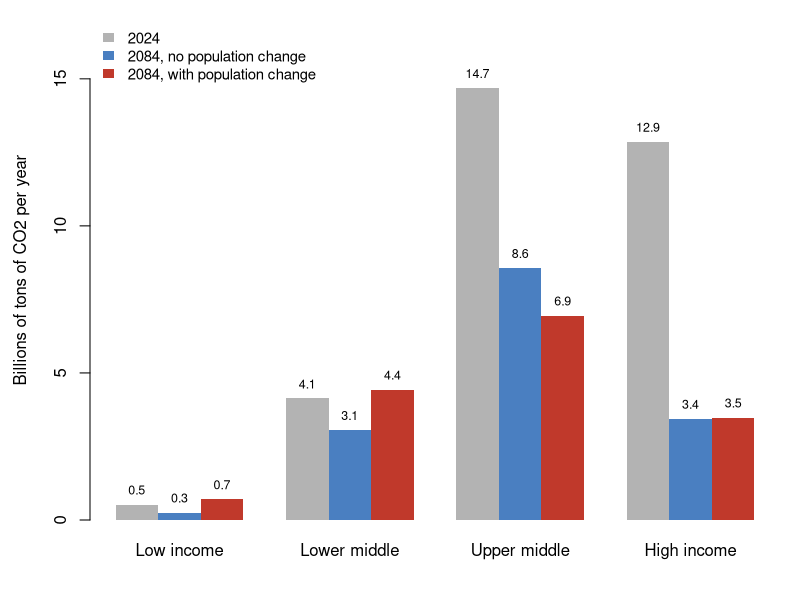

Here is the R script that generated this plot:
## ---- chunk 1
#| label: setup-ch7
#| include: false
## ---- Lam (2025) decomposition, with the Lab 5 parameters ---------------
lam <- read.csv("data/lam_2025_lab5_parameters.csv")
t60 <- 60
lam$C_2024 <- lam$N_2024_millions * 1e6 * lam$y_2024_dollars * lam$c_2024_tons_per_dollar
lam$C_2084 <- lam$C_2024 * exp(t60 * (lam$R + lam$g + lam$s))
lam$C_2084_nopop <- lam$C_2024 * exp(t60 * (lam$g + lam$s))
pct <- function(x) round(100 * (sum(x) / sum(lam$C_2024) - 1))
## ---- chunk 2
#| label: tbl-lam-rates
#| tbl-cap: "Lam's assumptions: average exponential rates of change, 2024–2084 (percent per year), and the implied growth rate of emissions. Source: lecture slides and Lab 5."
#| echo: false
rates <- data.frame(
  Group = c("Low income", "Lower middle", "Upper middle", "High income"),
  R = 100 * lam$R, g = 100 * lam$g, s = 100 * lam$s,
  total = 100 * (lam$R + lam$g + lam$s),
  nopop = 100 * (lam$g + lam$s))
knitr::kable(setNames(rates, c("Income group", "Population (R)",
                               "Income per person (g)", "Carbon per dollar (s)",
                               "Emissions: R + g + s", "Emissions without population growth: g + s")),
             digits = 2)
## ---- chunk 3
#| label: fig-lam
#| fig-cap: "CO2 emissions by income group in 2024 and projected for 2084, with and without population change (billions of tons per year). Reproduced from Lam's (2025) decomposition using the Lab 5 parameters."
#| fig-height: 4.2
mat <- rbind(`2024` = lam$C_2024,
             `2084, no population change` = lam$C_2084_nopop,
             `2084, with population change` = lam$C_2084) / 1e9
colnames(mat) <- c("Low income", "Lower middle", "Upper middle", "High income")
op <- par(mar = c(4, 4.5, 1, 1))
bp <- barplot(mat, beside = TRUE, col = c("grey70", "#4a7fc1", "#c0392b"),
              border = NA, ylim = c(0, 17),
              ylab = "Billions of tons of CO2 per year")
text(bp, mat + 0.5, sprintf("%.1f", mat), cex = 0.75)
legend("topleft", rownames(mat), fill = c("grey70", "#4a7fc1", "#c0392b"),
       border = NA, bty = "n", cex = 0.9)
par(op)
